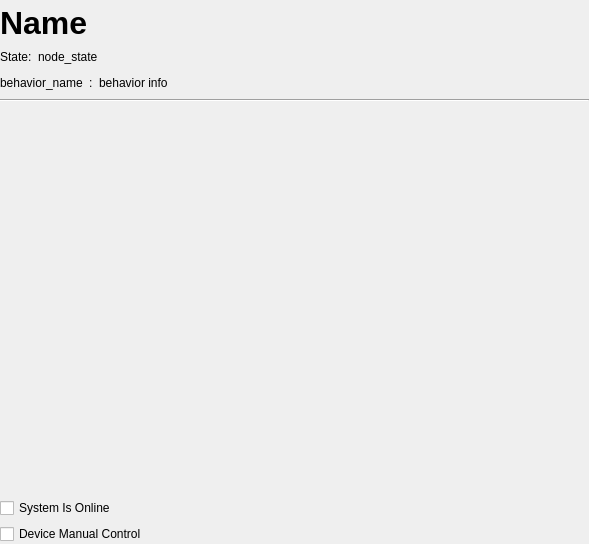
<?xml version="1.0" encoding="UTF-8"?>
<ui version="4.0">
 <class>Form</class>
 <widget class="QWidget" name="Form">
  <property name="geometry">
   <rect>
    <x>0</x>
    <y>0</y>
    <width>589</width>
    <height>544</height>
   </rect>
  </property>
  <property name="sizePolicy">
   <sizepolicy hsizetype="Preferred" vsizetype="Minimum">
    <horstretch>0</horstretch>
    <verstretch>0</verstretch>
   </sizepolicy>
  </property>
  <property name="windowTitle">
   <string>Form</string>
  </property>
  <property name="autoFillBackground">
   <bool>false</bool>
  </property>
  <layout class="QVBoxLayout" name="verticalLayout">
   <property name="leftMargin">
    <number>0</number>
   </property>
   <property name="topMargin">
    <number>5</number>
   </property>
   <property name="rightMargin">
    <number>0</number>
   </property>
   <property name="bottomMargin">
    <number>0</number>
   </property>
   <item>
    <widget class="QScrollArea" name="scrollArea">
     <property name="frameShape">
      <enum>QFrame::NoFrame</enum>
     </property>
     <property name="widgetResizable">
      <bool>true</bool>
     </property>
     <widget class="QWidget" name="scrollAreaWidgetContents_3">
      <property name="geometry">
       <rect>
        <x>0</x>
        <y>0</y>
        <width>589</width>
        <height>539</height>
       </rect>
      </property>
      <layout class="QVBoxLayout" name="verticalLayout_2">
       <property name="leftMargin">
        <number>0</number>
       </property>
       <property name="topMargin">
        <number>0</number>
       </property>
       <property name="rightMargin">
        <number>0</number>
       </property>
       <property name="bottomMargin">
        <number>0</number>
       </property>
       <item>
        <widget class="QLabel" name="ui_name">
         <property name="font">
          <font>
           <family>Helvetica</family>
           <pointsize>24</pointsize>
           <bold>true</bold>
          </font>
         </property>
         <property name="text">
          <string>Name</string>
         </property>
        </widget>
       </item>
       <item>
        <layout class="QHBoxLayout" name="horizontalLayout">
         <property name="topMargin">
          <number>0</number>
         </property>
         <item>
          <widget class="QLabel" name="label_3">
           <property name="text">
            <string>State:</string>
           </property>
          </widget>
         </item>
         <item>
          <widget class="QLabel" name="ui_state">
           <property name="autoFillBackground">
            <bool>false</bool>
           </property>
           <property name="text">
            <string>node_state</string>
           </property>
          </widget>
         </item>
         <item>
          <spacer name="horizontalSpacer">
           <property name="orientation">
            <enum>Qt::Horizontal</enum>
           </property>
           <property name="sizeHint" stdset="0">
            <size>
             <width>40</width>
             <height>20</height>
            </size>
           </property>
          </spacer>
         </item>
        </layout>
       </item>
       <item>
        <layout class="QHBoxLayout" name="horizontalLayout_2">
         <property name="topMargin">
          <number>0</number>
         </property>
         <item>
          <widget class="QLabel" name="ui_behavior_name">
           <property name="text">
            <string>behavior_name</string>
           </property>
          </widget>
         </item>
         <item>
          <widget class="QLabel" name="label">
           <property name="text">
            <string>:</string>
           </property>
          </widget>
         </item>
         <item>
          <widget class="QLabel" name="ui_behavior_info">
           <property name="text">
            <string>behavior info</string>
           </property>
          </widget>
         </item>
         <item>
          <spacer name="horizontalSpacer_2">
           <property name="orientation">
            <enum>Qt::Horizontal</enum>
           </property>
           <property name="sizeHint" stdset="0">
            <size>
             <width>40</width>
             <height>20</height>
            </size>
           </property>
          </spacer>
         </item>
        </layout>
       </item>
       <item>
        <widget class="Line" name="line">
         <property name="orientation">
          <enum>Qt::Horizontal</enum>
         </property>
        </widget>
       </item>
       <item>
        <layout class="QGridLayout" name="ui_var_views">
         <property name="sizeConstraint">
          <enum>QLayout::SetMinimumSize</enum>
         </property>
        </layout>
       </item>
       <item>
        <layout class="QGridLayout" name="ui_behavior_buttons"/>
       </item>
       <item>
        <layout class="QGridLayout" name="ui_io_views"/>
       </item>
       <item>
        <spacer name="verticalSpacer">
         <property name="orientation">
          <enum>Qt::Vertical</enum>
         </property>
         <property name="sizeHint" stdset="0">
          <size>
           <width>20</width>
           <height>10</height>
          </size>
         </property>
        </spacer>
       </item>
       <item>
        <widget class="QCheckBox" name="ui_system_is_online">
         <property name="sizePolicy">
          <sizepolicy hsizetype="Minimum" vsizetype="Minimum">
           <horstretch>0</horstretch>
           <verstretch>0</verstretch>
          </sizepolicy>
         </property>
         <property name="text">
          <string>System Is Online</string>
         </property>
        </widget>
       </item>
       <item>
        <widget class="QCheckBox" name="ui_device_manual_control">
         <property name="sizePolicy">
          <sizepolicy hsizetype="Minimum" vsizetype="Minimum">
           <horstretch>0</horstretch>
           <verstretch>0</verstretch>
          </sizepolicy>
         </property>
         <property name="text">
          <string>Device Manual Control</string>
         </property>
        </widget>
       </item>
      </layout>
     </widget>
    </widget>
   </item>
  </layout>
 </widget>
 <resources/>
 <connections/>
</ui>
